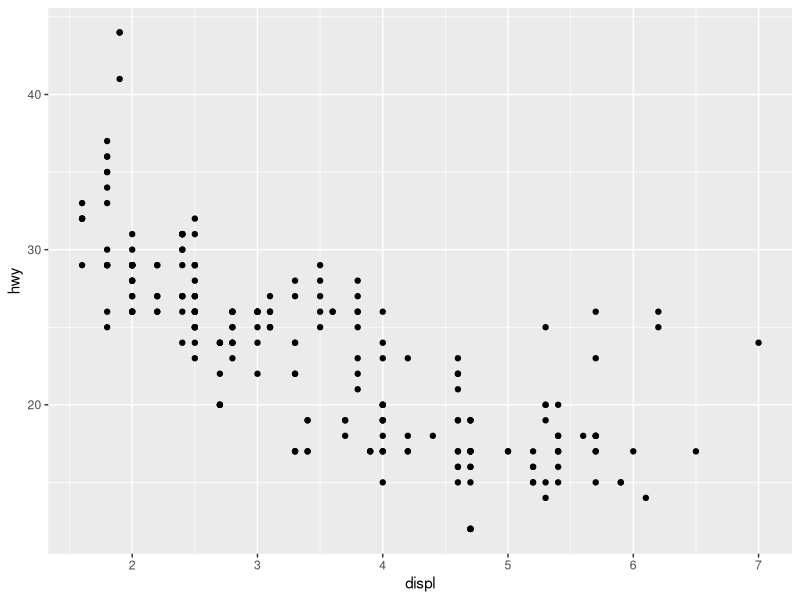
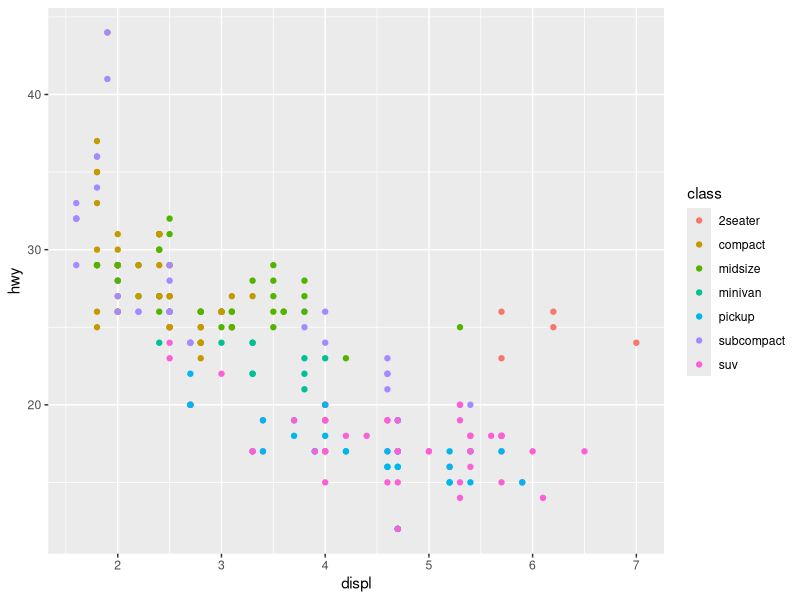
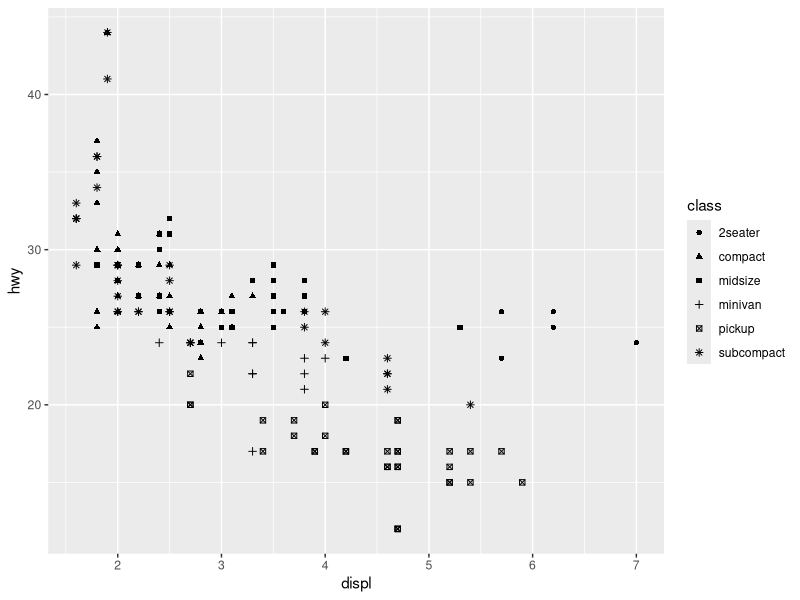
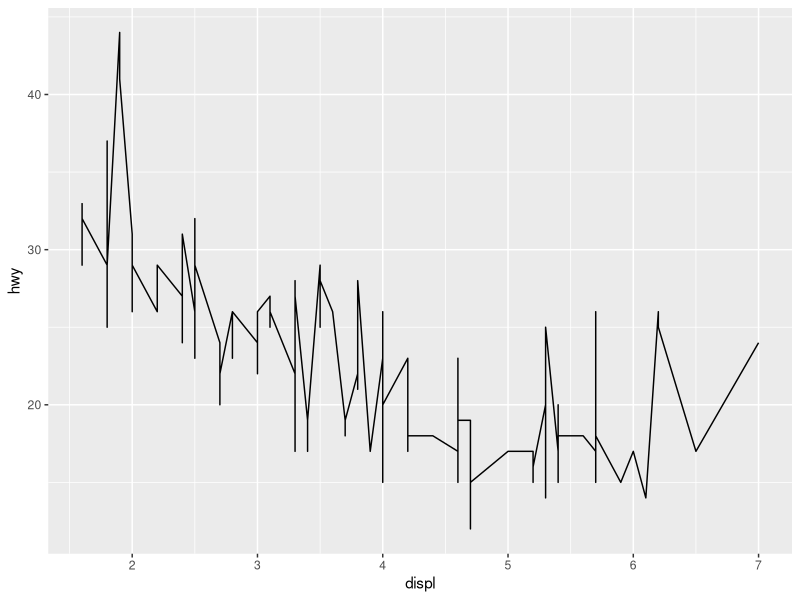
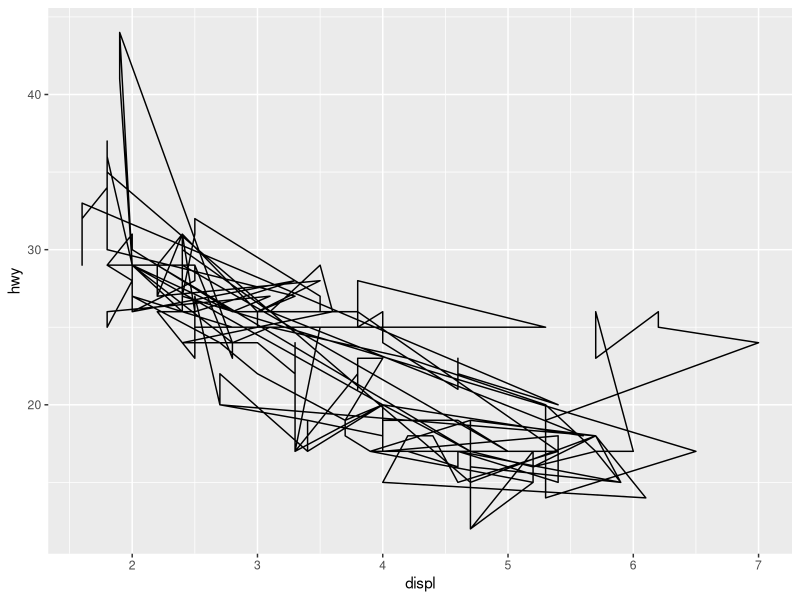
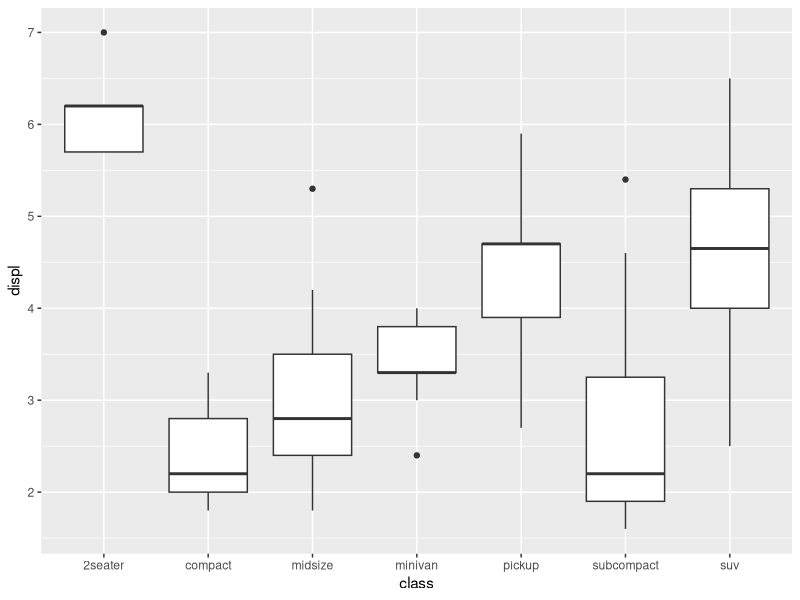
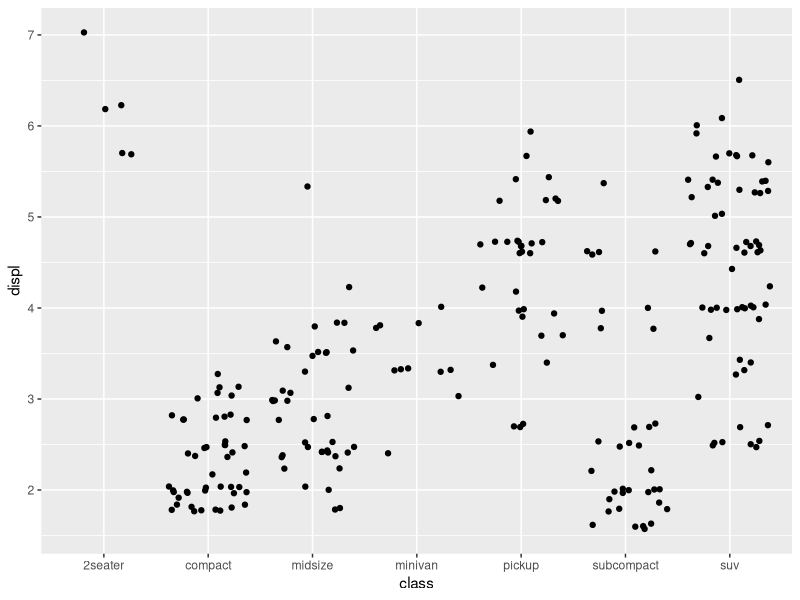
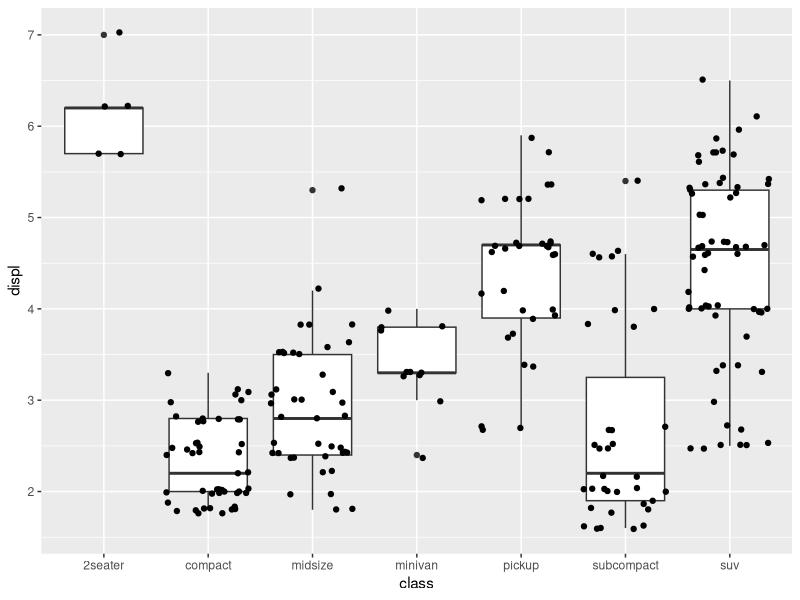

Recreate these plots in R, in order. (Note: this script raises an error after producing the figures.)
#' ---
#' title: "Biostatistical Computing, PHC 6068"
#' author: "Zhiguang Huo (Caleb)"
#' date: "Monday September 18, 2017"
#' output:
#'   slidy_presentation: default
#'   ioslides_presentation: default
#'   beamer_presentation: null
#' subtitle: R graphics ggplot2
#' ---
#' 
#' 
#' 
#' 
#' 
#' ggplot2
#' ===
#' ggplot2 is based on the **grammer of graphics**,
#' the idea that you can build every graph from the same few components:
#' 
#' - data
#' - aesthetic mapping
#' - geometric object
#' - statistical transformations
#' - scales
#' - coordinate system
#' - position adjustments
#' - faceting
#' 
#' ggplot2 cheetsheet:
#' <https://www.rstudio.com/wp-content/uploads/2015/03/ggplot2-cheatsheet.pdf>
#' 
#' 
#' ggplot2 grammers
#' ===
#' ![](../figure/ggplot-grammar.png)
#' 
#' 
#' ggplot2 usage -- qplot() and ggplot2()
#' ===
#' 
## ------------------------------------------------------------------------
library(ggplot2)

#' 
#' qplot()
#' 
#' - qplot is a shortcut designed to be familiar if you're used to base plot().
#' - It's a convenient wrapper for creating a number of different types of plots.
#' - It's great to produce plots quickly, but not suitable for complex graphics.
#' - qplot(x, y, data, geom = "auto")
#' 
#' mpg data data
#' === 
## ------------------------------------------------------------------------
str(mpg)
head(mpg)

#' 
#' basic scattered plot
#' === 
#' 
## ------------------------------------------------------------------------
qplot(displ, hwy, data = mpg) 
## aesthetic: displ, hwy. data: mpg

#' 
#' scattered plot with color
#' === 
#' 
## ------------------------------------------------------------------------
qplot(displ, hwy, colour = class, data = mpg) 
## aesthetic: displ, hwy, class; data: mpg

#' 
#' scattered plot with shape
#' === 
#' 
## ------------------------------------------------------------------------
mpg_sub <- subset(mpg, class!="suv") ## qplot support a maximum of 6 shapes
qplot(displ, hwy, shape = class, data = mpg_sub) ## aesthetic: displ, hwy, class; data: mpg

#' 
#' scattered plot with geom = "line"
#' ===
#' 
## ------------------------------------------------------------------------
qplot(displ, hwy, data = mpg, geom = "line") 
## aesthetic: displ, hwy
## data: mpg
## Geometries: line

#' 
#' scattered plot with geom = "path"
#' ===
#' 
## ------------------------------------------------------------------------
qplot(displ, hwy, data = mpg, geom = "path") 
## aesthetic: displ, hwy
## data: mpg
## Geometries: path

#' 
#' More about geom -- geom = "boxplot"
#' ===
## ------------------------------------------------------------------------
qplot(class, displ, data = mpg, geom = "boxplot") 
## aesthetic: displ, class
## data: mpg
## Geometries: boxplot

#' 
#' More about geom -- geom = "jitter"
#' ===
## ------------------------------------------------------------------------
qplot(class, displ, data = mpg, geom = "jitter") 
## aesthetic: displ, class
## data: mpg
## Geometries: jitter

#' 
#' More about geom -- geom = c("jitter", "boxplot")
#' ===
## ------------------------------------------------------------------------
qplot(class, displ, data = mpg, geom = c("boxplot", "jitter")) 
## aesthetic: displ, class
## data: mpg
## Geometries: jitter

#' 
#' 
#' More about geom -- geom = "histogram"
#' ===
## ------------------------------------------------------------------------
qplot(displ, data = mpg, geom = "histogram") 
## aesthetic: displ
## data: mpg
## Geometries: histogram

#' 
#' More about geom -- geom = "density"
#' ===
## ------------------------------------------------------------------------
qplot(displ, data = mpg, geom = "density") 
## aesthetic: displ
## data: mpg
## Geometries: density

#' 
#' Facets
#' ===
#' 
## ------------------------------------------------------------------------
qplot(displ, data = mpg, geom = "density", facets = ~class) 
## aesthetic: displ
## data: mpg
## Geometries: density
## facets: ~class

#' 
#' ggplot() - graphics are added up by different layers
#' ===
#' 
#' Compared to qplot(), it's easier to use multiple dataset in ggplot().
#' 
#' - The basic usage is a combination of ggplot(), aes() and some geom function.
#' - ggplot() initializes a ggplot object. It can declare input data and a set
#' of aesthetics.
#' - aes() describes how variables mapped to visual properties.
#' - geom function describe how the data will be visualized (point, line, histogram),
#' - Use "+" to add layers.
#'     - For example, ggplot(data) + aes(x = a, y = b) + geom point().
#' 
#' 
#' Aesthetics
#' ===
#' 
#' - Colour related aesthetics: colour, fill and alpha
#' - Group related aesthetics: group
#' - Differentiation related aesthetics: linetype, size, shape
#' - Position related aesthetics: x, y, xmin, xmax, ymin, ymax, xend, yend
#' 
#' ggplot example
#' ===
## ------------------------------------------------------------------------
ggplot(mpg) + aes(x=displ, y=hwy, size=cyl) + geom_point()

#' 
#' 
#' ggplot: combine layers
#' ===
## ------------------------------------------------------------------------
myggplot <- ggplot(mpg) + aes(x=displ, y=hwy, color=cyl)
myggplot + geom_point()

#' 
#' 
#' ggplot: geom_line by group
#' ===
## ------------------------------------------------------------------------
ggplot(data = mpg, aes(displ, hwy, colour=class)) + geom_point(aes(size=cyl)) + geom_line(aes(group = class))

#' 
#' Geom functions
#' ===
## ------------------------------------------------------------------------
ls(pattern = '^geom_', env = as.environment('package:ggplot2'))

#' 
#' smooth by group 1
#' ===
## ------------------------------------------------------------------------
ggplot(data = mpg, aes(displ, hwy, colour=class)) + geom_point() + geom_smooth(aes(group = class), method="lm", se = F, size = 1) 

#' 
#' smooth by group 2
#' ===
## ------------------------------------------------------------------------
ggplot(data = mpg, aes(displ, hwy, colour=class)) + geom_smooth(aes(group = class), method="lm", se = T, size = 2) 

#' 
#' ggplot() boxplot
#' ===
## ------------------------------------------------------------------------
mpgbox <- ggplot(mpg, aes(class, hwy)) + geom_boxplot(aes(fill=class))
mpgbox

#' 
#' 
#' ggplot() histogram basic
#' ===
## ------------------------------------------------------------------------
ggplot(mpg, aes(x = hwy)) + geom_histogram(binwidth = 3, fill = "steelblue")

#' 
#' ggplot() histogram fill by color
#' ===
## ------------------------------------------------------------------------
ggplot(mpg, aes(x = hwy)) + geom_histogram(binwidth = 3, aes(fill = class))

#' 
#' ggplot() histogram facets by group
#' ===
## ------------------------------------------------------------------------
ggplot(mpg, aes(x = hwy, fill = class)) + geom_histogram(binwidth = 3) + facet_grid(class ~ .)

#' 
#' bar plot with standard deviation
#' ===
#' 
## ------------------------------------------------------------------------
mpgSummary <- data.frame(class = with(mpg, tapply(class, class, unique)), 
  meanDispl = with(mpg, tapply(displ, class, mean)),
                         sdDispl = with(mpg, tapply(displ, class, sd)))

ggplot(mpgSummary, aes(x=class, y=meanDispl, fill=class)) + 
  geom_bar(position=position_dodge(), stat="identity",
           colour="black", # Use black outlines,
           size=.3) +      # Thinner lines
  geom_errorbar(aes(ymin=meanDispl-sdDispl, ymax=meanDispl+sdDispl),
                size=.3,    # Thinner lines
                width=.2,
                position=position_dodge(.9))

#' 
#' facet
#' ===
#' 
#' - facet_grid: lay out panels in a grid.
#' - facet_null: the default setting (single panel).
#' - facet_wrap: wrap a 1d ribbon of panels into proper 2d display
#' 
#' ggplot() histogram facet_wrap
#' ===
#' 
## ------------------------------------------------------------------------
ggplot(mpg, aes(x = hwy, fill = class)) + geom_histogram(binwidth = 3) + facet_wrap(~ class)

#' 
#' facet_null: back to single panel
#' ===
#' 
## ------------------------------------------------------------------------
ggplot(mpg, aes(x = hwy, fill = class)) + geom_histogram(binwidth = 3) + facet_grid(class ~ .)  + facet_null()

#' 
#' bar plot
#' ===
## ------------------------------------------------------------------------
ggplot(mpg, aes(class, fill=as.factor(cyl))) + geom_bar(position="dodge") #side by side

#' 
#' ---
#' 
## ------------------------------------------------------------------------
ggplot(mpg, aes(class, fill=as.factor(cyl))) + geom_bar(position="fill") #fill

#' 
#' ---
#' 
## ------------------------------------------------------------------------
ggplot(mpg, aes(class, fill=as.factor(cyl))) + geom_bar(position="stack") #default

#' 
#' 
#' 
#' Stat transformation
#' ===
#' 
#' - stat ecdf: Empirical Cumulative Density Function.
#' - stat ellipse: Plot data ellipses.
#' - stat function: Superimpose a function.
#' - stat identity: Identity statistic.
#' - stat qq: Calculation for quantile-quantile plot.
#' - stat summary 2d: Bin and summarise in 2d.
#' - stat unique: Remove duplicates.
#' 
#' empirical CDF
#' ===
#' 
## ------------------------------------------------------------------------
df <- data.frame(x = rnorm(1000))
ggplot(df, aes(x)) + stat_ecdf(geom = "step")

#' 
#' 
#' ---
#' 
## ------------------------------------------------------------------------
n <- 100
df <- data.frame(x = c(rnorm(n, 0, 3), rnorm(n, 0, 10)),
                 g = gl(2, n))
ggplot(df, aes(x, colour = g)) + stat_ecdf()

#' 
#' stat_function
#' ===
#' 
## ------------------------------------------------------------------------
n <- 100
set.seed(32611)
df <- data.frame(
  x = rnorm(n)
)
x <- df$x
base <- ggplot(df, aes(x)) + geom_density()
base + stat_function(fun = dnorm, colour = "red") + xlim(c(-3,3))

#' 
#' stat_ellipse
#' ===
#' 
## ------------------------------------------------------------------------
ggplot(mpg, aes(x = displ, y = hwy)) + geom_point() +   stat_ellipse()

#' 
#' 
#' stat_ellipse by group
#' ===
#' 
## ------------------------------------------------------------------------
ggplot(mpg, aes(x = displ, y = hwy, color=displ > 4)) + geom_point() +   stat_ellipse()

#' 
#' 
#' Coordinate
#' ===
#' 
#' - coord_cartesian: Cartesian coordinates.
#' - coord_fixed: control_fixed ratio between x and y scales.
#' - coord_flip: flip x and y.
#' - coord_map: map projections.
#' - coord_polar: polar coordinates.
#' - coord_trans: transformed cartesian coordinate system.
#' 
#' Our old friend mpg
#' ===
#' 
## ------------------------------------------------------------------------
p <- ggplot(mpg, aes(displ, hwy)) +
  geom_point() +
  geom_smooth()

p

#' 
#' ---
#' 
#' # Setting the limits on the coordinate system performs a visual zoom.
## ------------------------------------------------------------------------
p + coord_cartesian(xlim = c(3, 5), expand = FALSE)

#' 
#' ---
#' 
#' Setting the limits on a scale converts all values outside the range to NA.
## ------------------------------------------------------------------------
p + xlim(3, 5)
#the same as p + scale_x_continuous(limits = c(325, 500))

#' 
#' 
#' 
#' resize the plot
#' ===
#' 
## ------------------------------------------------------------------------
p <- ggplot(mpg, aes(displ, hwy)) +  geom_point()
p + coord_fixed(ratio = 0.5)
p + coord_fixed(ratio = 0.1)

#' 
#' flip x and y
#' ===
#' 
## ------------------------------------------------------------------------
ggplot(mpg, aes(class, hwy)) +
  geom_boxplot() +
  coord_flip()

#' 
#' draw a world map
#' ===
#' 
## ------------------------------------------------------------------------
world <- map_data("world")
worldmap <- ggplot(world, aes(x=long, y=lat, group=group)) +
  geom_path() +
  scale_y_continuous(breaks = (-2:2) * 30) +
  scale_x_continuous(breaks = (-4:4) * 45)

worldmap


#' 
#' ---
#' 
## ------------------------------------------------------------------------
worldmap + coord_map("ortho", orientation = c(41, -74, 0))


#' 
#' polar coordinte for pie chart
#' ===
#' 
## ------------------------------------------------------------------------
pie <- ggplot(mpg, aes(x = factor(1), fill = factor(cyl))) +
  geom_bar(width = 1)
pie + coord_polar(theta = "y")

#' 
#' 
#' 
#' Theme
#' ===
#' 
#' - theme_grey: signature ggplot2 theme.
#' - theme_bw:dark-on-light theme.
#' - theme_linedraw: flip x and y.
#' - theme_light: light grey background.
#' - theme_dark: dark background.
#' - theme_minimal: no background annotations.
#' - theme_classic: classic-looking theme.
#' - theme_void: empty theme.
#' 
#' examples on different themes
#' ===
## ------------------------------------------------------------------------
p <- ggplot(mpg) + geom_point(aes(x = displ, y = hwy,
                                     colour=factor(cyl))) + facet_wrap(~class)
p

#' 
#' 
#' ---
#' 
## ------------------------------------------------------------------------
p + theme_bw()

#' 
#' More about theme
#' ===
#' 
## ------------------------------------------------------------------------
p <- ggplot(mpg) + geom_point(aes(x = displ, y = hwy,
                                     colour=factor(cyl))) 
p + theme(text = element_text(size=20),
        axis.text.x = element_text(angle=90, hjust=1)) 


#' 
#' labels
#' ===
#' 
## ------------------------------------------------------------------------
p <- ggplot(mpg) + geom_point(aes(x = displ, y = hwy,
                                     colour=factor(cyl))) 
p + 
  labs(title = "New plot title", x = "New x label", y = "New y label")

## more please check ?labs

#' 
#' ---
#' 
## ------------------------------------------------------------------------

p + labs(title = "New plot title", x = "New x label", y = "New y label")+ theme(axis.text.x = element_text(family = "Arial", colour = "red")) 

## more please check ?theme

#' 
#' How to learn more about ggplot2
#' ===
#' 
#' 1. ggplot2 cheetsheet: <https://www.rstudio.com/wp-content/uploads/2015/03/ggplot2-cheatsheet.pdf>
#' 2. google
#' 
#' 
## ------------------------------------------------------------------------
knitr::purl("Rgraph_ggplot2.rmd", output = "Rgraph_ggplot2.R ", documentation = 2)

